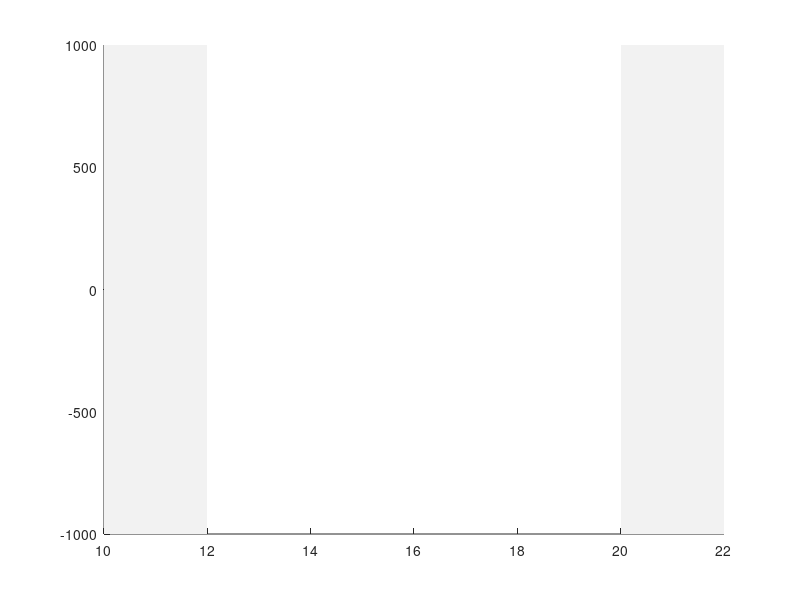

The MATLAB script that drew this image: (Note: this script raises an error after producing the figure.)
%%
unit_list = [15];
N = 10000;

Fs = 30000;
t_start = 0;
t_end   = 12;
mean_window_hours = 1/6;

C1 = [0.05 0.05 0.05;
      0.25 0.25 0.25;
      0.5 0.5 0.5;
      0.75 0.75 0.75];

C1 = [1 0.5 0;
      0 0.5 1;
      1 0.5 1;
      0 0.5 0];


figure
% tt = tiledlayout(numel(unit_list),1);
patch([10 12 12 10], [-1000 -1000 1000 1000], ...
    [0.95 0.95 0.95], ...
    'EdgeColor', 'none')

patch([20 22 22 20], [-1000 -1000 1000 1000], ...
    [0.95 0.95 0.95], ...
    'EdgeColor', 'none')
hold on

yMIN = 0;
yMAX = 0;

% Amplitudes are only sampled. Those without amplitudes are nan
events_with_amps = ~isnan( st_amps(:,4) );

for unit_iter = 1 : numel(unit_list)
    unit_no = unit_list( unit_iter );
    
    unit_events_all = st_amps(:,2) == unit_no; 
    unit_events_with_amps = events_with_amps & unit_events_all;
    
    unit_times = st_amps( unit_events_with_amps );
    
    
    unit_amps = st_amps( unit_events_with_amps, 4:7 );
    

    N_samps = min(N, sum(unit_events_with_amps));
    samps = sort( randperm( sum(unit_events_with_amps), N_samps) );
    
    temp_times_samps = unit_times(samps)' ./ (60*60);


    unit_sliding_means = movmean( unit_amps(samps,:), mean_window_hours, ...
                                  'SamplePoints',temp_times_samps);

    unit_sliding_stds = movstd( unit_amps(samps,:), mean_window_hours, ...
                                  'SamplePoints',temp_times_samps);
    % nexttile()
    hold on
    for j=1:4

        mean_line   = unit_sliding_means(:,j)';
        bottom_line = mean_line - 1*unit_sliding_stds(:,j)';
        top_line    = mean_line + 1*unit_sliding_stds(:,j)';
        % plot(temp_times_samps, unit_amps_block(samps,j).*10^6,'-', ...
        %     'color', [C1(j,:) 0.2]);
        patch([temp_times_samps  fliplr(temp_times_samps)], ...
              [bottom_line  fliplr( top_line )], ...
              C1(j,:), ...
              'FaceAlpha', 0.05, ...
              'EdgeColor', C1(j,:), ...
              'LineWidth', 0.5)
        plot(temp_times_samps, mean_line, ...
            'Color', C1(j,:), ...
            'LineWidth',1)
        ax = gca;
        ax.TickDir = 'out';
        box off
        % grid off
        % yMIN = min(yMIN, min(unit_amps_block(samps,j).*10^6));
        % yMAX = max(yMAX, max(unit_amps_block(samps,j).*10^6));

    end
end

% for j = 1 : numel(unit_list)
%     nexttile(j)
%     xticks(0:1:max(xlim))
%     if j < numel(unit_list)
%         xticklabels({});
%     else
%         xlabel('Hours since recording start')
%     end
%     ylabel('$\mu$V', 'Interpreter','latex')
%     % ylim([yMIN yMAX])
%     ylim(ylim)
%     text(max(xlim), min(ylim), ...
%         sprintf('Sorted unit %d', unit_list(j)), ...
%         'HorizontalAlignment','right', ...
%         'VerticalAlignment','bottom')
% end

xticks(10:2:22)
xlim([10 22])
ylim([-410 0])
tt.TileSpacing = 'compact';
fig_width   = 1.75;
fig_height  = 1;

set(gca, 'FontSize', 8)
resize_figure(gcf, gca, fig_width, fig_height, 'inches');

% tt.Units = 'inches';
% set(gcf, 'Units', 'Inches')
% set(gcf, 'Position', [0 0 10 10])
% % tt.OuterPosition = [0 0 3*[fig_width fig_height]];
% tt.InnerPosition = [fig_width/4 fig_width/4 fig_width fig_width];
%%
% figure
% scatter(temp_times(samps) ./ (60 * 60), unit_amps_block(samps,:).*10^4, 10, ...
%     C1);
% 
% xticks(0:1:max(xlim))
% grid on
% set(gca, 'LineWidth', 1.5)
% title(sprintf('Unit: %d', unit_no))